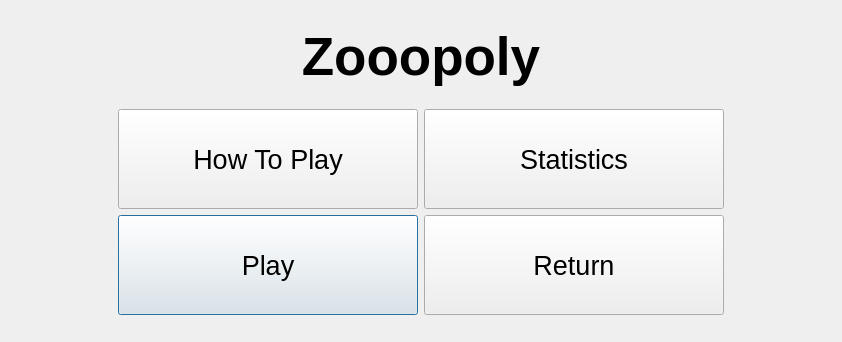
<?xml version="1.0" encoding="UTF-8"?>
<ui version="4.0">
 <class>Dialog</class>
 <widget class="QDialog" name="Dialog">
  <property name="geometry">
   <rect>
    <x>0</x>
    <y>0</y>
    <width>842</width>
    <height>342</height>
   </rect>
  </property>
  <property name="windowTitle">
   <string>Dialog</string>
  </property>
  <layout class="QGridLayout" name="gridLayout">
   <item row="0" column="0">
    <spacer name="verticalSpacer_2">
     <property name="orientation">
      <enum>Qt::Vertical</enum>
     </property>
     <property name="sizeHint" stdset="0">
      <size>
       <width>20</width>
       <height>40</height>
      </size>
     </property>
    </spacer>
   </item>
   <item row="5" column="0">
    <spacer name="verticalSpacer">
     <property name="orientation">
      <enum>Qt::Vertical</enum>
     </property>
     <property name="sizeHint" stdset="0">
      <size>
       <width>20</width>
       <height>40</height>
      </size>
     </property>
    </spacer>
   </item>
   <item row="4" column="0">
    <layout class="QHBoxLayout" name="horizontalLayout">
     <item>
      <spacer name="horizontalSpacer">
       <property name="orientation">
        <enum>Qt::Horizontal</enum>
       </property>
       <property name="sizeHint" stdset="0">
        <size>
         <width>40</width>
         <height>20</height>
        </size>
       </property>
      </spacer>
     </item>
     <item>
      <widget class="QPushButton" name="menuPlayButton">
       <property name="minimumSize">
        <size>
         <width>300</width>
         <height>100</height>
        </size>
       </property>
       <property name="font">
        <font>
         <pointsize>20</pointsize>
        </font>
       </property>
       <property name="text">
        <string>Play</string>
       </property>
      </widget>
     </item>
     <item>
      <widget class="QPushButton" name="menuReturnButton">
       <property name="minimumSize">
        <size>
         <width>300</width>
         <height>100</height>
        </size>
       </property>
       <property name="font">
        <font>
         <pointsize>20</pointsize>
        </font>
       </property>
       <property name="text">
        <string>Return</string>
       </property>
      </widget>
     </item>
     <item>
      <spacer name="horizontalSpacer_2">
       <property name="orientation">
        <enum>Qt::Horizontal</enum>
       </property>
       <property name="sizeHint" stdset="0">
        <size>
         <width>40</width>
         <height>20</height>
        </size>
       </property>
      </spacer>
     </item>
    </layout>
   </item>
   <item row="3" column="0">
    <layout class="QHBoxLayout" name="horizontalLayout_2">
     <item>
      <spacer name="horizontalSpacer_3">
       <property name="orientation">
        <enum>Qt::Horizontal</enum>
       </property>
       <property name="sizeHint" stdset="0">
        <size>
         <width>40</width>
         <height>20</height>
        </size>
       </property>
      </spacer>
     </item>
     <item>
      <widget class="QPushButton" name="menuHowToPlayButton">
       <property name="enabled">
        <bool>true</bool>
       </property>
       <property name="minimumSize">
        <size>
         <width>300</width>
         <height>100</height>
        </size>
       </property>
       <property name="font">
        <font>
         <pointsize>20</pointsize>
        </font>
       </property>
       <property name="text">
        <string>How To Play</string>
       </property>
      </widget>
     </item>
     <item>
      <widget class="QPushButton" name="menuStatisticsButton">
       <property name="minimumSize">
        <size>
         <width>300</width>
         <height>100</height>
        </size>
       </property>
       <property name="font">
        <font>
         <pointsize>20</pointsize>
        </font>
       </property>
       <property name="text">
        <string>Statistics</string>
       </property>
      </widget>
     </item>
     <item>
      <spacer name="horizontalSpacer_4">
       <property name="orientation">
        <enum>Qt::Horizontal</enum>
       </property>
       <property name="sizeHint" stdset="0">
        <size>
         <width>40</width>
         <height>20</height>
        </size>
       </property>
      </spacer>
     </item>
    </layout>
   </item>
   <item row="1" column="0">
    <widget class="QLabel" name="menuTitleLabel">
     <property name="font">
      <font>
       <pointsize>40</pointsize>
       <weight>75</weight>
       <bold>true</bold>
      </font>
     </property>
     <property name="text">
      <string>Zooopoly</string>
     </property>
     <property name="alignment">
      <set>Qt::AlignCenter</set>
     </property>
    </widget>
   </item>
   <item row="2" column="0">
    <spacer name="verticalSpacer_3">
     <property name="orientation">
      <enum>Qt::Vertical</enum>
     </property>
     <property name="sizeHint" stdset="0">
      <size>
       <width>20</width>
       <height>40</height>
      </size>
     </property>
    </spacer>
   </item>
  </layout>
 </widget>
 <resources/>
 <connections/>
</ui>
